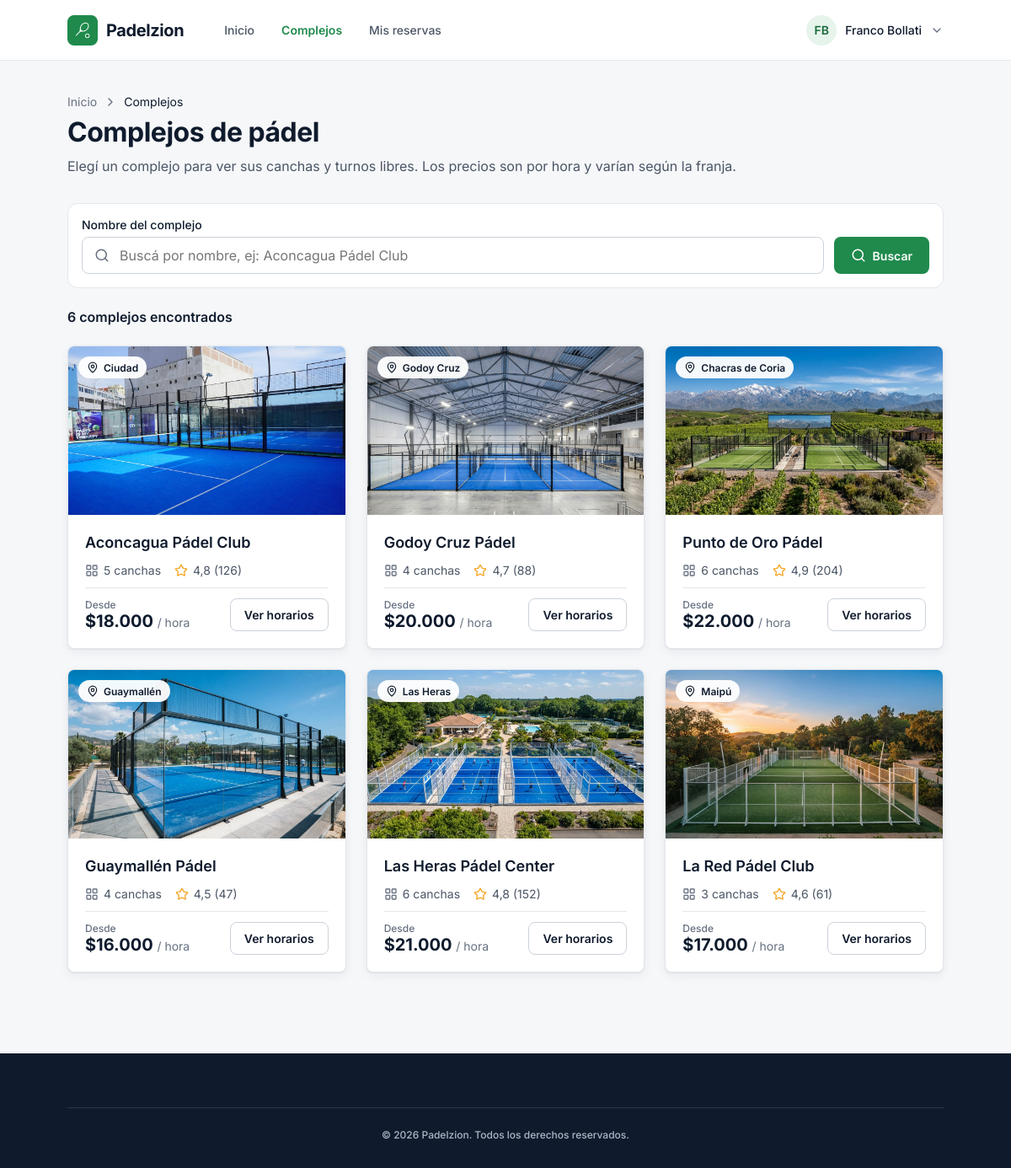
Screenshot of /complejos.php (signed in) with the database file from the repository.
### tables this page shows
CREATE TABLE IF NOT EXISTS imagenes (
  id INT AUTO_INCREMENT PRIMARY KEY,
  complejo_id INT NOT NULL,
  archivo VARCHAR(100) NOT NULL,
  portada TINYINT(1) NOT NULL DEFAULT 0,
  FOREIGN KEY (complejo_id) REFERENCES complejos(id)
);

CREATE TABLE IF NOT EXISTS complejos (
  id INT AUTO_INCREMENT PRIMARY KEY,
  nombre VARCHAR(100) NOT NULL,
  zona VARCHAR(50) NOT NULL,
  direccion VARCHAR(150) NOT NULL,
  descripcion TEXT NOT NULL,
  cantidad_canchas INT NOT NULL,
  puntaje DECIMAL(2,1) NOT NULL,
  opiniones INT NOT NULL,
  precio_desde INT NOT NULL
);

### includes/card-complejo.php (the view)
<a class="card" href="complejo.php?id=<?php echo $complejo["id"]; ?>">
  <div class="card-imagen">
    <img src="img/<?php echo $complejo["imagen"]; ?>" alt="<?php echo $complejo["nombre"]; ?>">
    <span class="etiqueta"><img src="img/iconos/ubicacion.svg" alt=""> <?php echo $complejo["zona"]; ?></span>
  </div>
  <div class="card-cuerpo">
    <h3><?php echo $complejo["nombre"]; ?></h3>
    <div class="card-rasgos">
      <span><img src="img/iconos/canchas.svg" alt=""> <?php echo $complejo["cantidad_canchas"]; ?> canchas</span>
      <span><img src="img/iconos/estrella.svg" alt=""> <?php echo number_format($complejo["puntaje"], 1, ",", "."); ?> (<?php echo $complejo["opiniones"]; ?>)</span>
    </div>
    <div class="card-pie">
      <div>
        <p class="card-desde">Desde</p>
        <p class="card-precio">$<?php echo number_format($complejo["precio_desde"], 0, ",", "."); ?> <span>/ hora</span></p>
      </div>
      <span class="boton-borde">Ver horarios</span>
    </div>
  </div>
</a>

### complejos.php (shortened to what this page needs)
<?php
include "config/conexion.php";
$buscar = "";
$filtro = "%" . $buscar . "%";
$sql = "SELECT complejos.*, imagenes.archivo AS imagen FROM complejos
        JOIN imagenes ON imagenes.complejo_id = complejos.id AND imagenes.portada = 1
        WHERE complejos.nombre LIKE ? ORDER BY complejos.id";
$stmt = $conn->prepare($sql);
$stmt->bind_param("s", $filtro);
$stmt->execute();
$complejos = $stmt->get_result();
$total = $complejos->num_rows;
?>
<!DOCTYPE html>
<html lang="es">
<head>
  <link rel="stylesheet" href="css/estilos.css">
</head>
<body class="fondo-gris">
  <?php include "includes/navbar.php"; ?>
  <main class="contenido">
    <div class="encabezado-pagina">
      <div class="breadcrumb">
        <a href="index.php">Inicio</a>
        <img src="img/iconos/flecha-derecha.svg" alt="">
        <span>Complejos</span>
      </div>
      <h1>Complejos de pádel</h1>
      <p>Elegí un complejo para ver sus canchas y turnos libres. Los precios son por hora y varían según la franja.</p>
    </div>
    <form class="filtros" action="complejos.php" method="GET">
      <div class="campo">
        <label for="buscar">Nombre del complejo</label>
        <div class="campo-input">
          <img src="img/iconos/buscar.svg" alt="">
          <input type="text" id="buscar" name="buscar" placeholder="Buscá por nombre, ej: Aconcagua Pádel Club" value="<?php echo htmlspecialchars($buscar); ?>">
        </div>
      </div>
      <button type="submit" class="boton-buscar"><img src="img/iconos/buscar-blanco.svg" alt=""> Buscar</button>
    </form>
    <?php if ($total == 1) { ?>
      <p class="resultados-total">1 complejo encontrado</p>
    <?php } else { ?>
      <p class="resultados-total"><?php echo $total; ?> complejos encontrados</p>
    <?php } ?>
    <?php if ($total == 0) { ?>
      <div class="sin-resultados">
        <p>No encontramos complejos con ese nombre. Probá con otra búsqueda.</p>
        <a href="complejos.php" class="boton-borde">Ver todos los complejos</a>
      </div>
    <?php } else { ?>
      <div class="grilla-complejos">
        <?php while ($complejo = $complejos->fetch_assoc()) { ?>
          <?php include "includes/card-complejo.php"; ?>
        <?php } ?>
      </div>
    <?php } ?>
  </main>
  <?php include "includes/footer.php"; ?>
</body>
</html>

### css/estilos.css (style rules this page uses)
* { box-sizing: border-box; }
body { margin: 0; font-family: "Inter", Arial, sans-serif; color: #0F1B2D; background-color: #FFFFFF; }
h1, h2, h3, p { margin: 0; }
a { text-decoration: none; }
.campo { display: flex; flex-direction: column; gap: 6px; }
.campo label { font-size: 14px; font-weight: 500; }
.campo-input { display: flex; align-items: center; gap: 10px; height: 44px; padding: 0 14px; border: 1px solid #CBD2DA; border-radius: 8px; background-color: #FFFFFF; }
.campo-input img { width: 18px; height: 18px; }
.campo-input input { width: 100%; border: none; outline: none; font-family: "Inter", Arial, sans-serif; font-size: 16px; color: #0F1B2D; }
.boton-borde { display: inline-block; padding: 10px 16px; border: 1px solid #CBD2DA; border-radius: 8px; background-color: #FFFFFF; color: #0F1B2D; font-size: 14px; font-weight: 600; }
.boton-buscar { display: flex; align-items: center; gap: 8px; height: 44px; padding: 0 24px; border: none; border-radius: 8px; background-color: #1F8A4C; color: #FFFFFF; font-family: "Inter", Arial, sans-serif; font-size: 14px; font-weight: 600; cursor: pointer; }
.boton-buscar img { width: 18px; height: 18px; }
.card { flex: 1; overflow: hidden; border: 1px solid #E3E7EC; border-radius: 8px; background-color: #FFFFFF; color: #0F1B2D; box-shadow: 0 1px 2px rgba(15, 27, 45, 0.06), 0 4px 12px rgba(15, 27, 45, 0.06); }
.card-imagen { position: relative; height: 200px; }
.card-imagen > img { width: 100%; height: 200px; object-fit: cover; }
.etiqueta { position: absolute; top: 12px; left: 12px; display: flex; align-items: center; gap: 6px; height: 26px; padding: 4px 10px; border-radius: 999px; background-color: rgba(255, 255, 255, 0.95); font-size: 12px; font-weight: 600; }
.etiqueta img { width: 14px; height: 14px; }
.card-cuerpo { padding: 20px; }
.card-cuerpo h3 { font-size: 18px; font-weight: 600; line-height: 1.4; }
.card-rasgos { display: flex; gap: 16px; margin-top: 12px; font-size: 14px; color: #4A5565; }
.card-rasgos span { display: flex; align-items: center; gap: 6px; }
.card-rasgos img { width: 16px; height: 16px; }
.card-pie { display: flex; justify-content: space-between; align-items: flex-end; margin-top: 12px; padding-top: 12px; border-top: 1px solid #E3E7EC; }
.card-desde { font-size: 12px; font-weight: 500; color: #667080; }
.card-precio { font-size: 20px; font-weight: 700; }
.card-precio span { font-size: 14px; font-weight: 400; color: #667080; }
.fondo-gris { background-color: #F6F7F9; }
.contenido { padding: 40px 80px 96px 80px; }
.encabezado-pagina { margin-bottom: 32px; }
.breadcrumb { display: flex; align-items: center; gap: 8px; margin-bottom: 8px; font-size: 14px; }
.breadcrumb a { color: #667080; }
.breadcrumb img { width: 16px; height: 16px; }
.encabezado-pagina h1 { margin-bottom: 8px; font-size: 32px; font-weight: 700; line-height: 1.25; letter-spacing: -0.5px; }
.encabezado-pagina p { font-size: 16px; line-height: 1.5; color: #4A5565; }
.filtros { display: flex; align-items: flex-end; gap: 12px; margin-bottom: 24px; padding: 16px; border: 1px solid #E3E7EC; border-radius: 12px; background-color: #FFFFFF; }
.filtros .campo { flex: 1; }
.filtros .boton-buscar { padding: 0 20px; }
.resultados-total { margin-bottom: 24px; font-size: 16px; font-weight: 600; }
.grilla-complejos { display: grid; grid-template-columns: 1fr 1fr 1fr; gap: 24px; }

### rows the page displays
imagenes: archivo (picture), complejo.zona "Ciudad", complejo.nombre "Aconcagua Pádel Club", complejo.cantidad_canchas "5", complejo.puntaje "4,8", complejo.opiniones "126", complejo.precio_desde "18.000"
imagenes: archivo (picture), complejo.zona "Godoy Cruz", complejo.nombre "Godoy Cruz Pádel", complejo.cantidad_canchas "4", complejo.puntaje "4,7", complejo.opiniones "88", complejo.precio_desde "20.000"
imagenes: archivo (picture), complejo.zona "Chacras de Coria", complejo.nombre "Punto de Oro Pádel", complejo.cantidad_canchas "6", complejo.puntaje "4,9", complejo.opiniones "204", complejo.precio_desde "22.000"
imagenes: archivo (picture), complejo.zona "Guaymallén", complejo.nombre "Guaymallén Pádel", complejo.cantidad_canchas "4", complejo.puntaje "4,5", complejo.opiniones "47", complejo.precio_desde "16.000"
imagenes: archivo (picture), complejo.zona "Las Heras", complejo.nombre "Las Heras Pádel Center", complejo.cantidad_canchas "6", complejo.puntaje "4,8", complejo.opiniones "152", complejo.precio_desde "21.000"
imagenes: archivo (picture), complejo.zona "Maipú", complejo.nombre "La Red Pádel Club", complejo.cantidad_canchas "3", complejo.puntaje "4,6", complejo.opiniones "61", complejo.precio_desde "17.000"

### other values shown
$_SESSION["usuario_iniciales"] "FB"
$_SESSION["usuario_nombre"] "Franco Bollati"
$total "6"
